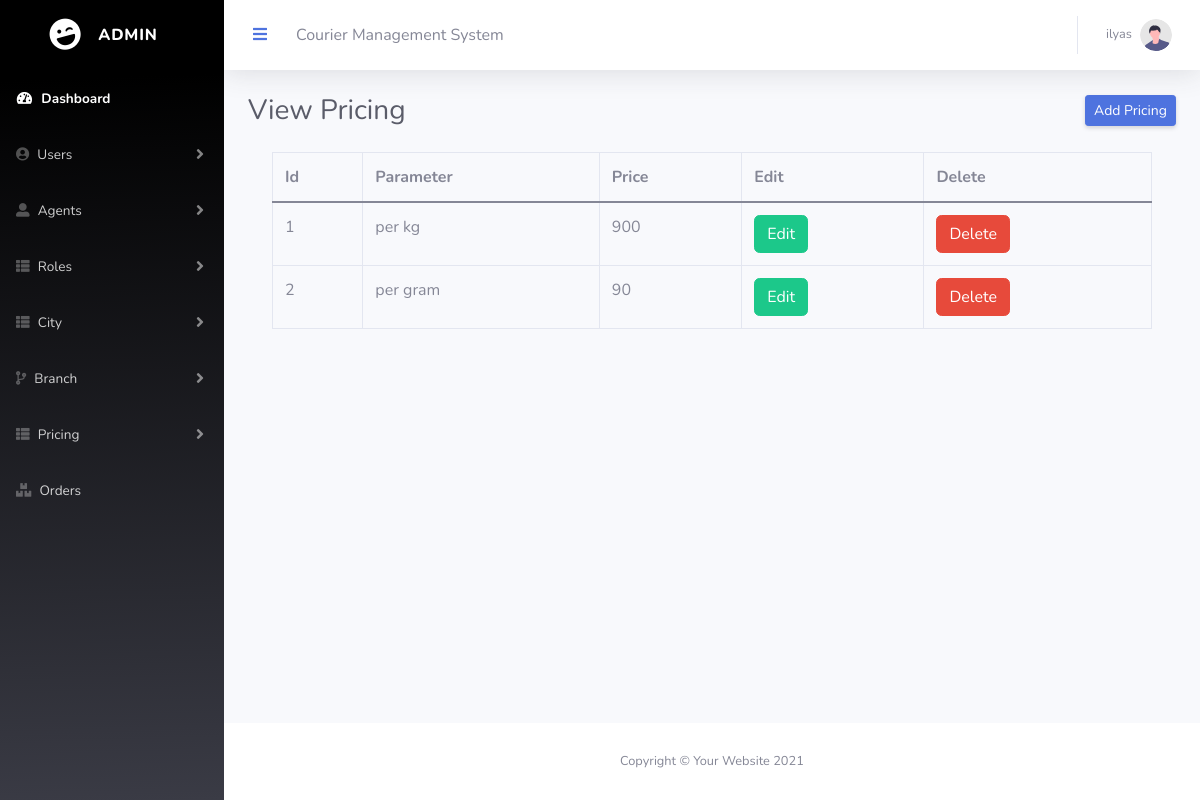
Page /Eproject/admin/pricinglist.php (signed in) on the committed database.
### tables this page shows
CREATE TABLE `tbl_pricing` (
  `p_id` int(11) NOT NULL,
  `p_parameter` varchar(50) NOT NULL,
  `p_price` int(20) NOT NULL,
  `status` int(11) NOT NULL
);

### Eproject/admin/pricinglist.php (the view, shortened to what this page needs)
<?php
include('connection.php');
$select_q ='SELECT * FROM `tbl_pricing`';
$run_q = mysqli_query($conn, $select_q);
?>
                <?php include('topbar.php')?>
                <div class="container-fluid">
                    <div class="d-sm-flex align-items-center justify-content-between mb-4">
                        <h1 class="h3 mb-0 text-gray-800">View Pricing</h1>
                        <a href="pricingadd.php" class="d-none d-sm-inline-block btn btn-sm btn-primary shadow-sm"> Add Pricing</a>
                    </div>
<div class="container">
<table class="table table-bordered">
  <thead>
    <tr>
      <th>Id</th>
      <th>Parameter</th>
      <th>Price</th>
      <th>Edit</th>
      <th>Delete</th>
    </tr>
  </thead>
  <tbody>
    <?php while($row = mysqli_fetch_array($run_q)){?>
    <tr>
    <td><?php echo $row['p_id'];?></td>
      <td><?php echo $row['p_parameter'];?></td>
      <td><?php echo $row['p_price'];?></td>
      <td><a href="editpricing.php?id=<?php echo $row['p_id'];?>" class="btn btn-success">Edit</a></td>
      <td><a href="deletepricing.php?id=<?php echo $row['p_id'];?>" class="btn btn-danger">Delete</a></td>
    </tr>
  <?php } ?>
  </tbody>
</table>
</div>
                </div>
            </div>
       <?php include('footer.php')?>

### rows in the picture
tbl_pricing: p_id "1", p_parameter "per kg", p_price "900"
tbl_pricing: p_id "2", p_parameter "per gram", p_price "90"

### other values in the picture
$_SESSION['user_name'] "ilyas"
